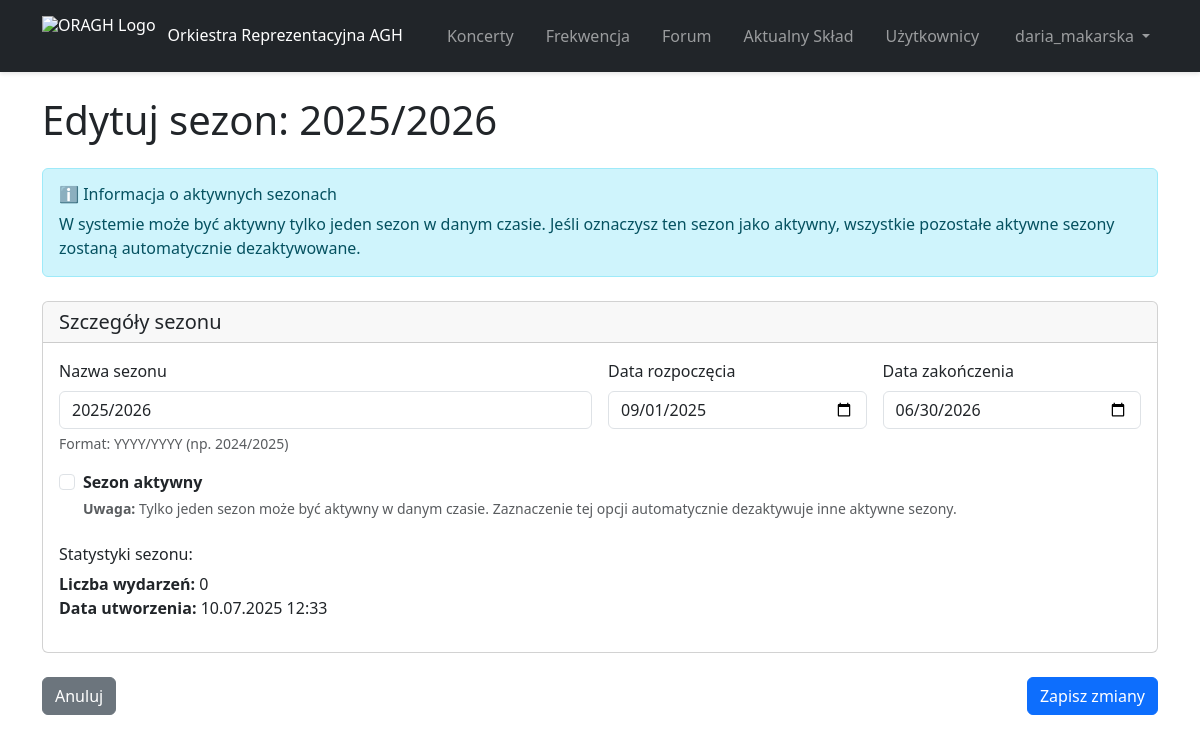
The app's page /attendance/seasons/edit/3/ (signed in) with its own data.
### attendance/models.py (models this page shows, shortened)
class Season(models.Model):
    name = models.CharField(max_length=20, unique=True, help_text="e.g., 2024/2025")
    start_date = models.DateField(help_text="Start date of the season")
    end_date = models.DateField(help_text="End date of the season")
    is_active = models.BooleanField(default=True, help_text="Whether this season is currently active")
    created_at = models.DateTimeField(auto_now_add=True)
    class Meta:
        ordering = ['-start_date']  # Most recent season first
        permissions = [
            ('manage_seasons', 'Can manage seasons'),
        ]

### attendance/views.py (the view, shortened to what this page needs)
# urls.py: path('seasons/edit/<int:season_id>/', views.edit_season_view, name='edit_season'),
@login_required
@permission_required('attendance.manage_seasons', raise_exception=True)
def edit_season_view(request, season_id):
    season = get_object_or_404(Season, id=season_id)
    context = {
        'season': season,
    }
    return render(request, 'edit_season.jinja', context)

### attendance/templates/edit_season.jinja (shortened to what this page needs)
{% extends "base.jinja" %}
{% block page_title %}Edytuj sezon: {{ season.name }}{% endblock %}
{% block content %}
<div class="alert alert-info mb-4">
  <h6 class="alert-heading">ℹ️ Informacja o aktywnych sezonach</h6>
  <p class="mb-0">W systemie może być aktywny tylko jeden sezon w danym czasie. Jeśli oznaczysz ten sezon jako aktywny, wszystkie pozostałe aktywne sezony zostaną automatycznie dezaktywowane.</p>
</div>
<form method="post" class="mb-4">
  <div class="card">
    <div class="card-header">
      <h5 class="mb-0">Szczegóły sezonu</h5>
    </div>
    <div class="card-body">
      <div class="row g-3">
        <div class="col-md-6">
          <label for="name" class="form-label">Nazwa sezonu</label>
          <input type="text" class="form-control" id="name" name="name"
                 value="{{ season.name }}" required>
          <div class="form-text">Format: YYYY/YYYY (np. 2024/2025)</div>
        </div>
        <div class="col-md-3">
          <label for="start_date" class="form-label">Data rozpoczęcia</label>
          <input type="date" class="form-control" id="start_date" name="start_date"
                 value="{{ season.start_date|date:'Y-m-d' }}" required>
        </div>
        <div class="col-md-3">
          <label for="end_date" class="form-label">Data zakończenia</label>
          <input type="date" class="form-control" id="end_date" name="end_date"
                 value="{{ season.end_date|date:'Y-m-d' }}" required>
        </div>
        <div class="col-12">
          <div class="form-check">
            <input type="checkbox" class="form-check-input" id="is_active" name="is_active"
                   {% if season.is_active %}checked{% endif %}>
            <label class="form-check-label" for="is_active">
              <strong>Sezon aktywny</strong>
            </label>
            <div class="form-text">
              <strong>Uwaga:</strong> Tylko jeden sezon może być aktywny w danym czasie.
              Zaznaczenie tej opcji automatycznie dezaktywuje inne aktywne sezony.
            </div>
          </div>
        </div>
      </div>
      <div class="mt-4">
        <h6>Statystyki sezonu:</h6>
        <ul class="list-unstyled">
          <li><strong>Liczba wydarzeń:</strong> {{ season.events.count }}</li>
          <li><strong>Data utworzenia:</strong> {{ season.created_at|date:"d.m.Y H:i" }}</li>
        </ul>
      </div>
    </div>
  </div>
  <div class="d-flex justify-content-between mt-4">
    <a href="{% url 'manage_seasons' %}" class="btn btn-secondary">Anuluj</a>
    <button type="submit" class="btn btn-primary">Zapisz zmiany</button>
  </div>
</form>
{% endblock %}

### main/templates/base.jinja (shortened to what this page needs)
<!DOCTYPE html>
<html lang="en">
  <head>
    <link href="https://cdn.jsdelivr.net/npm/bootstrap@5.3.0/dist/css/bootstrap.min.css" rel="stylesheet">
    <link rel="stylesheet" href="https://cdnjs.cloudflare.com/ajax/libs/font-awesome/6.4.0/css/all.min.css">
  </head>
  <body>
    <nav class="navbar navbar-expand-lg navbar-dark bg-dark">
      <div class="container">
        <a class="navbar-brand d-flex align-items-center" href="/">
          <img src="/media/general/Logo_ORAGH_footer-e1739129105993.png" alt="ORAGH Logo" style="height: 40px; margin-right: 12px;">
          <span>Orkiestra Reprezentacyjna AGH</span>
        </a>
        <div class="collapse navbar-collapse" id="navbar">
          {% if user.is_authenticated %}
            <ul class="navbar-nav mx-auto my-2 my-lg-0 gap-0 gap-lg-3">
              <li class="nav-item">
                <a class="nav-link" href="/concerts">Koncerty</a>
              </li>
              <li class="nav-item">
                <a class="nav-link" href="/attendance">Frekwencja</a>
              </li>
              <li class="nav-item">
                <a class="nav-link" href="/forum">Forum</a>
              </li>
              <li class="nav-item">
                <a class="nav-link" href="/band/">Aktualny Skład</a>
              </li>
              <li class="nav-item">
                <a class="nav-link" href="/profiles/">Użytkownicy</a>
              </li>
            </ul>
            <ul class="navbar-nav mb-2 mb-lg-0">
              <li class="nav-item dropdown">
                <a class="nav-link dropdown-toggle d-flex align-items-center" href="#" id="userDropdown" role="button" data-bs-toggle="dropdown" aria-expanded="false">
                  {{ user.username }}
                </a>
              </li>
            </ul>
          {% else %}
            <ul class="navbar-nav ms-auto mb-2 mb-lg-0">
              <li class="nav-item">
                <a class="nav-link" href="/register">Rejestracja</a>
              </li>
            </ul>
          {% endif %}
        </div>
      </div>
    </nav>
    <div class="container my-4">
    {% block page_header %}
      <div class="row justify-content-between align-items-center mb-4">
          <h1 class="col-12 mb-0">
            {% block page_title %}{% endblock %}
          </h1>
      </div>
    {% endblock %}
    {% block content %}{% endblock %}
    </div>
  </body>
</html>

### main/templates/base.jinja (style rules this page uses)
.navbar { position: sticky !important; top: 0; z-index: 1020; box-shadow: 0 2px 4px rgba(0,0,0,.1); }
body { padding-top: 0; }
.navbar-brand { font-size: 1rem; font-weight: 500; display: flex !important; align-items: center !important; line-height: 1.2; padding: 0.5rem 0; }
.navbar-brand span { white-space: nowrap; transition: all 0.3s ease; }
.navbar-brand img { transition: all 0.3s ease; }
.navbar-collapse { align-items: center; }
.navbar-nav { align-items: center; gap: 0.5rem; }
.navbar-nav .nav-link { padding: 0.5rem 1rem; border-radius: 0.375rem; transition: all 0.3s ease; font-weight: 500; }
.dropdown-toggle::after { margin-left: 0.5rem; transition: transform 0.3s ease; }
.container.my-4 { margin-top: 1.5rem !important; margin-bottom: 1.5rem !important; }

### records on screen
Season: name "2025/2026", start_date "09/01/2025", end_date "06/30/2026", events.count "0", created_at "10.07.2025 12:33"

### other values on screen
{{ user.username }} "daria_makarska"
